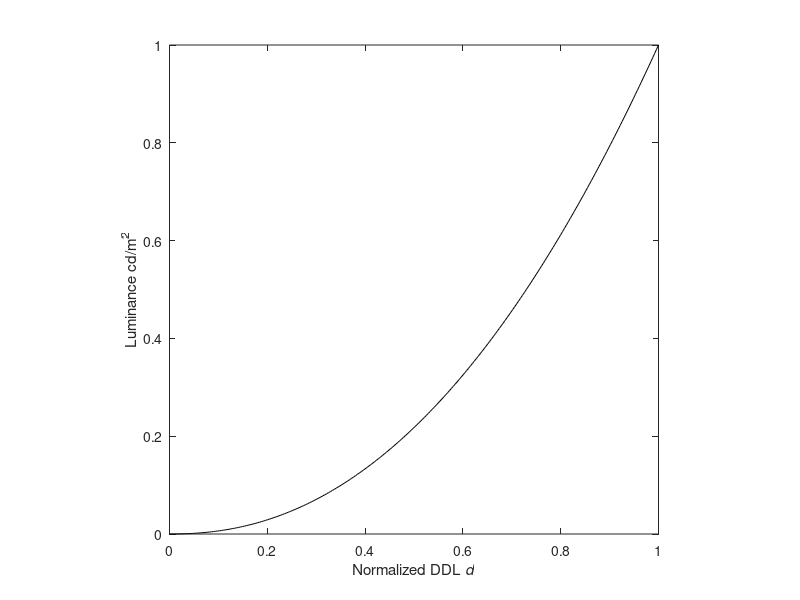

MATLAB code for this plot:
t = 0:1/255:1;
Y = power(t,2.2);

plot(t,Y,'k')
axis([0 1 0 1])
axis square
xlabel('Normalized DDL\it d','Interpreter','tex')
ylabel('Luminance cd/m^2')

saveas(gcf,'gammaY.png')